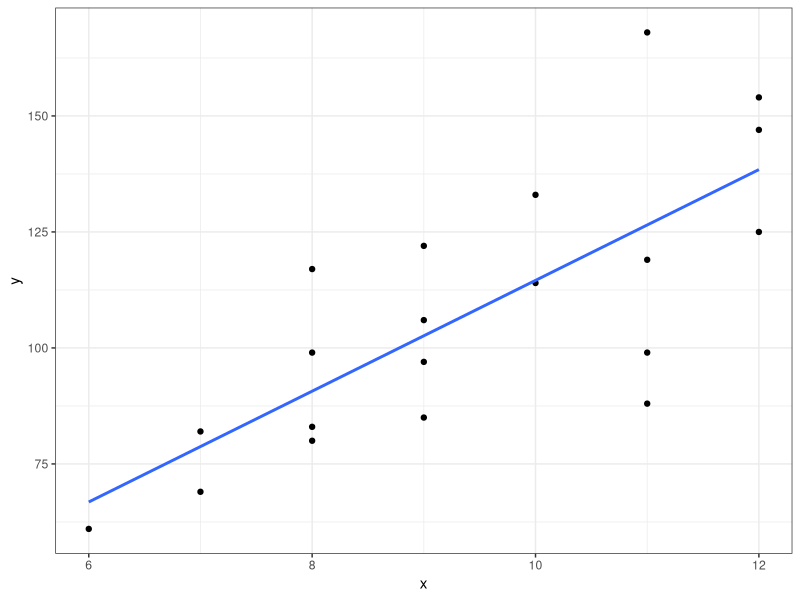
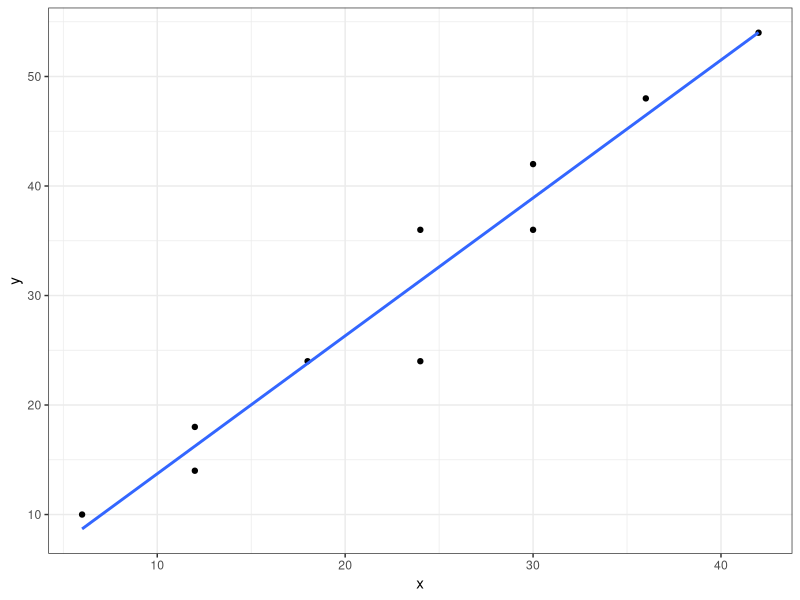
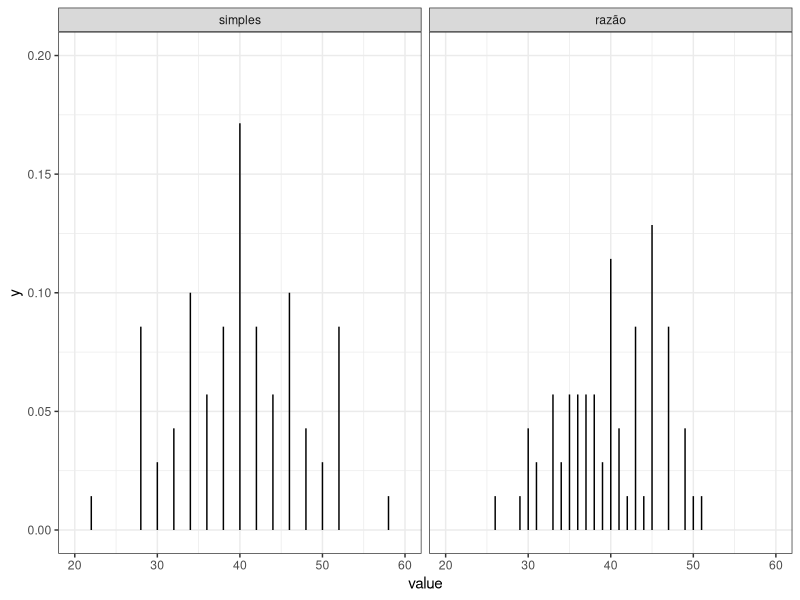

Generate these figures, in order, with R:
## ---- chunk 1
#| echo: false
#| warning: false
library(tidyverse)
theme_set(theme_bw())
q3 <- tibble(
    x = c( 12, 11,  8,  9, 11,  8,  7, 10, 12, 11,  6,  8, 10, 12,  9,  9,  7, 11,  9,  8),
    y = c(125,119, 83, 85, 99,117, 69,133,154,168, 61, 80,114,147,122,106, 82, 88, 97, 99)
)
q3 |> t() |> knitr::kable()
## ---- chunk 2
q3 |> ggplot(aes(x = x, y = y)) +
    geom_point() +
    geom_smooth(method = "lm", formula = y ~ x, se = FALSE)
cor(q3$x, q3$y)
## ---- chunk 3
N <- 1132
n <- 20
µx <- 10
## ---- chunk 4
B <- mean(q3$y) / mean(q3$x)
B * µx
## ---- chunk 5
mean(q3$y)
## ---- chunk 6
resid <- B * q3$x - q3$y
var <- (1 - n/N) * 
    (µx / mean(q3$x))^2 *
    var(resid) / n
erro <- qt(0.95, df = n-1) * sqrt(var)
B * µx + c(-erro, +erro)
## ---- chunk 7
var <- (1 - n/N) * var(q3$y) / n
erro <- qt(0.95, df = n-1) * sqrt(var)
mean(q3$y) + c(-erro, +erro)
## ---- chunk 8
#| echo: false
#| warning: false
q4 <- tibble(
    x = c(12, 30, 24, 24, 18, 30, 12,  6, 36, 42),
    y = c(18, 42, 24, 36, 24, 36, 14, 10, 48, 54)
)
q4 |> t() |> knitr::kable()
## ---- chunk 9
q4 |> ggplot(aes(x = x, y = y)) +
    geom_point() +
    geom_smooth(method = "lm", formula = y ~ x, se = FALSE)
cor(q4$x, q4$y)
## ---- chunk 10
N <- 200
n <- 10
tx <- 15600
## ---- chunk 11
B <- mean(q4$y) / mean(q4$x)
B * tx
## ---- chunk 12
mean(q4$y) * N
## ---- chunk 13
resid <- B * q4$x - q4$y
var <- (1 - n/N) * 
    (tx / mean(q4$x))^2 *
    var(resid) / n
erro <- qt(0.95, df = n-1) * sqrt(var)
B * tx + c(-erro, +erro)
## ---- chunk 14
var <- (1 - n/N) * var(q4$y) / n * N^2
erro <- qt(0.95, df = n-1) * sqrt(var)
mean(q4$y) * N + c(-erro, +erro)
## ---- chunk 15
#| echo: false
#| warning: false
q5 <- tibble(
    i = 1:8,
    x = c(4, 5, 5, 6, 8, 7, 7, 5),
    y = c(1, 2, 4, 4, 7, 7, 7, 8)
)
q5 |> t() |> knitr::kable()
## ---- chunk 16
N <- 8
n <- 4
µx <- mean(q5$x)
## ---- chunk 17
simples <- q5$i |> 
    sample(size = n) |> 
    replicate(n = 10000, simplify = FALSE) |> 
    lapply(sort) |> 
    unique() |> 
    sapply(function(i) mean(q5$y[i]) * N) |> 
    round(0) |> 
    as_tibble() |> 
    summarise(prop = n() / 70, .by = value) |> 
    add_column(tipo = "simples")

razão <- q5$i |>
    sample(size = n) |> 
    replicate(n = 10000, simplify = FALSE) |> 
    lapply(sort) |> 
    unique() |> 
    sapply(function(i) mean(q5$y[i]) / mean(q5$x[i]) * µx * N) |> 
    round(0) |> 
    as_tibble() |> 
    summarise(prop = n() / 70, .by = value) |> 
    add_column(tipo = "razão")
## ---- chunk 18
rbind(simples, razão) |> 
    ggplot(aes(x = value, y = 0)) +
    geom_segment(aes(xend = value, yend = prop)) +
    facet_grid(cols = vars(fct_rev(tipo))) +
    lims(x = c(20,60), y = c(0,0.2))
